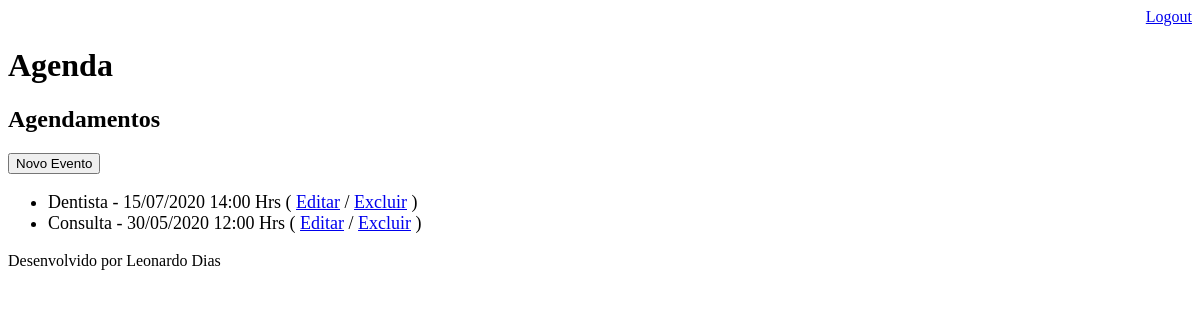
Before: /agenda/ (signed in) with the older database file.
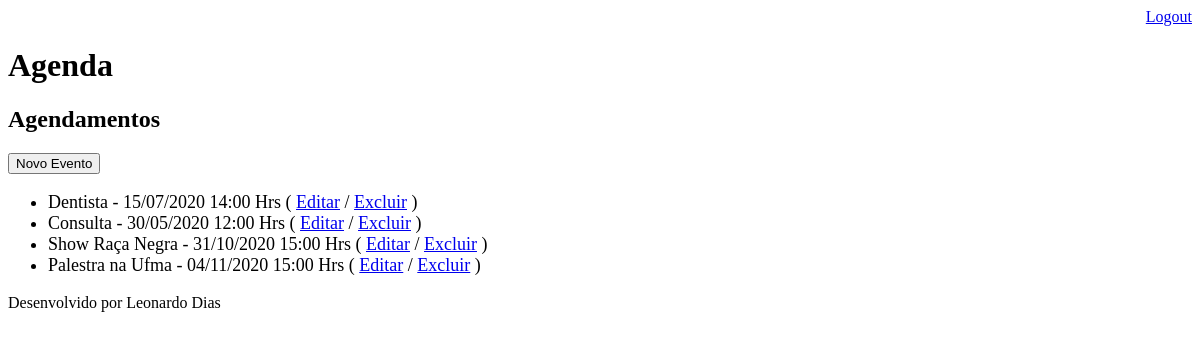
After: the same page with the newer database file.
### core/models.py (models this page shows, shortened)
class Evento(models.Model):
    titulo = models.CharField(max_length=100)
    descricao = models.TextField(blank=True, null=True)
    data_evento = models.DateTimeField(verbose_name='Data do Evento')
    data_criacao = models.DateTimeField(auto_now=True, verbose_name='Data de Criação do Evento')
    local_evento = models.CharField(max_length= 50, blank=True, null=True, verbose_name='Local do Evento')
    usuario = models.ForeignKey(User, on_delete=models.CASCADE)
    class Meta:
        db_table = 'evento'
    def get_data_evento(self):
        return self.data_evento.strftime('%d/%m/%Y %H:%M Hrs')
    def get_evento_atrasado(self):
        if self.data_evento < datetime.now():
            return True
        else:
            return False

### core/views.py (the view)
# urls.py: path('agenda/', views.lista_evento),
@login_required(login_url='/login/')
def lista_evento(request):
    usuario = request.user
    data_atual = datetime.now() - timedelta(hours=1)
    evento = Evento.objects.filter(usuario = usuario, data_evento__gt = data_atual)
    dados = {'eventos':evento}
    return render(request,'agenda.html',dados)

### templates/agenda.html
{% extends "model-page.html" %}
{% block content %}
        <h2>Agendamentos</h2>
        <a href='evento/'>
            <button type="button">Novo Evento</button>
        </a>
        <ul style="font-size: 18px;">
            {% for evento in eventos %}
                <li>
                <div style={% if evento.get_evento_atrasado %}"color: red;" {% endif%}>
                        {{ evento.titulo }} - {{ evento.get_data_evento }}
                        ( <a href='evento/?id={{ evento.id }}'>Editar</a>
                        / <a href='evento/delete/{{ evento.id }}/'>Excluir</a> )
                    </div>
                </li>
            {% endfor %}
        </ul>
{% endblock %}

Changed rows visible on the page:
added Evento: titulo "Show Raça Negra", get_data_evento "31/10/2020 15:00 Hrs"
added Evento: titulo "Palestra na Ufma", get_data_evento "04/11/2020 15:00 Hrs"
